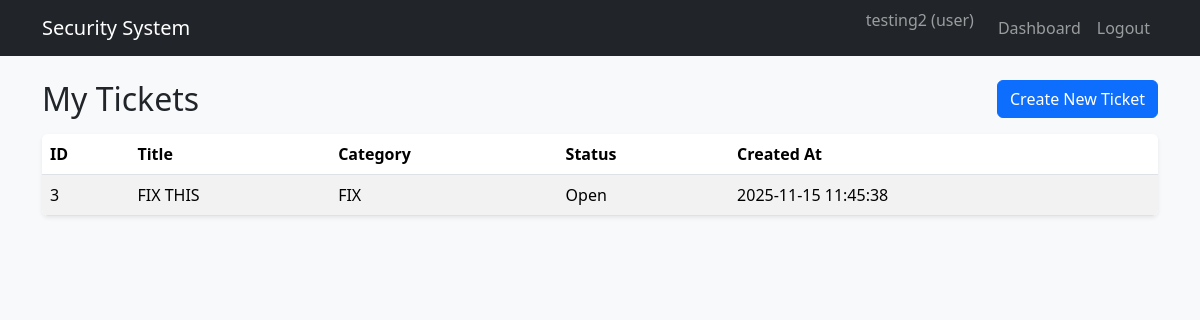
The app's page /public/dashboard.php (signed in) with its own data.
### tables this page shows
CREATE TABLE `tickets` (
  `id` int(11) NOT NULL,
  `user_id` int(11) NOT NULL,
  `title` varchar(100) NOT NULL,
  `category` varchar(50) DEFAULT NULL,
  `description` text NOT NULL,
  `status` enum('Open','In Progress','Resolved','Closed') DEFAULT 'Open',
  `created_at` timestamp NOT NULL DEFAULT current_timestamp()
);

### public/dashboard.php (the view, shortened to what this page needs)
<?php
require_once __DIR__ . '/../includes/auth.php';
require_once __DIR__ . '/../includes/layout.php';
$user_id = $_SESSION['user_id'];
$sql = "SELECT id, title, category, status, created_at FROM tickets WHERE user_id = $user_id ORDER BY created_at DESC";
$result = $conn->query($sql);
?>
<div class="row">
  <div class="col-md-12">
    <div class="d-flex justify-content-between align-items-center mb-3">
      <h2 class="mb-0">My Tickets</h2>
      <a href="ticket_create.php" class="btn btn-primary">Create New Ticket</a>
    </div>
    <?php if ($result && $result->num_rows > 0): ?>
      <div class="table-responsive bg-white rounded shadow-sm">
        <table class="table table-striped mb-0">
          <thead>
            <tr>
              <th>ID</th>
              <th>Title</th>
              <th>Category</th>
              <th>Status</th>
              <th>Created At</th>
            </tr>
          </thead>
          <tbody>
            <?php while ($row = $result->fetch_assoc()): ?>
              <tr>
                <td><?= $row['id'] ?></td>
                <td><?= htmlspecialchars($row['title']) ?></td>
                <td><?= htmlspecialchars($row['category']) ?></td>
                <td><?= htmlspecialchars($row['status']) ?></td>
                <td><?= htmlspecialchars($row['created_at']) ?></td>
              </tr>
            <?php endwhile; ?>
          </tbody>
        </table>
      </div>
    <?php else: ?>
      <div class="alert alert-info">
        You have not created any tickets yet.
      </div>
    <?php endif; ?>
  </div>
</div>

### records on screen
tickets: id "3", title "FIX THIS", category "FIX", status "Open", created_at "2025-11-15 11:45:38"

### other values on screen
$_SESSION['user_name'] "testing2"
$_SESSION['user_role'] "user"
